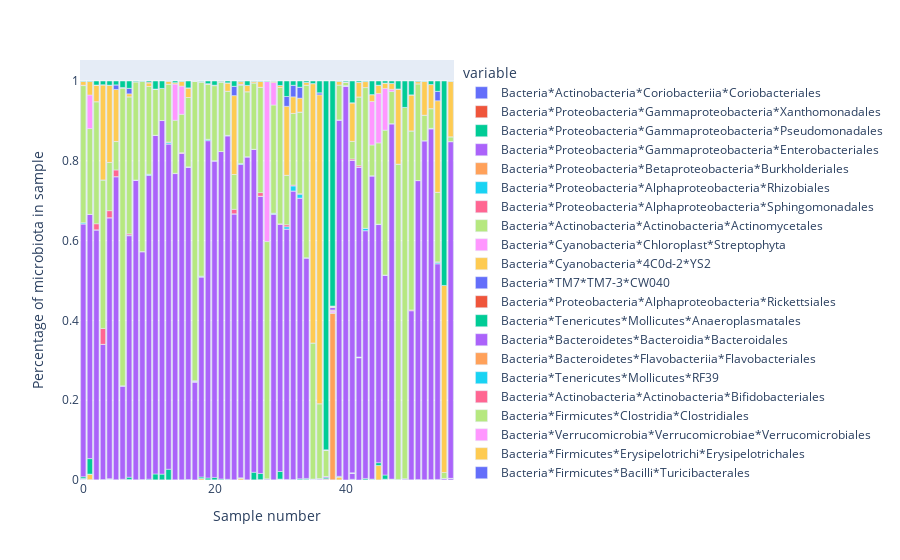

Here is the notebook cell this chart was saved with:
### Code cell
fig = px.bar(pd.DataFrame(X, columns = bac_names))
#fig = update_layout_px(fig)
fig.update_xaxes(title="Sample number")
fig.update_yaxes(title="Percentage of microbiota in sample")
fig.show()

### Figure 1 — Plotly figure (JSON) as saved in the notebook; plotly's stock layout.template omitted (floating-point values rounded to 4 significant figures)
{"data": [{"alignmentgroup": "True", "hovertemplate": "variable=Bacteria*Actinobacteria*Coriobacteriia*Coriobacteriales<br>index=%{x}<br>value=%{y}<extra></extra>", "legendgroup": "Bacteria*Actinobacteria*Coriobacteriia*Coriobacteriales", "marker": {"color": "#636efa", "pattern": {"shape": ""}}, "name": "Bacteria*Actinobacteria*Coriobacteriia*Coriobacteriales", "offsetgroup": "Bacteria*Actinobacteria*Coriobacteriia*Coriobacteriales", "orientation": "v", "showlegend": true, "textposition": "auto", "type": "bar", "x": [0, 1, 2, 3, 4, 5, 6, 7, 8, 9, 10, 11, 12, 13, 14, 15, 16, 17, 18, 19, 20, 21, 22, 23, 24, 25, 26, 27, 28, 29, 30, 31, 32, 33, 34, 35, 36, 37, 38, 39, 40, 41, 42, 43, 44, 45, 46, 47, 48, 49, 50, 51, 52, 53, 54, 55, 56], "xaxis": "x", "y": [4.446e-05, 0.0006626, 3.031e-05, 0.0005581, 0.002179, 0.0002828, 3.949e-05, 0.0007765, 3.23e-05, 3.683e-05, 4.234e-05, 5.647e-05, 0.0001261, 2.843e-05, 3.198e-05, 2.599e-05, 3.388e-05, 4.184e-05, 2.329e-05, 2.52e-05, 0.0001268, 0.0001518, 0.0005349, 0.0001899, 5.306e-05, 0.0001339, 3.394e-05, 0.0002708, 3.305e-05, 0.0001162, 0.0001408, 0.0009504, 0.0001907, 0.0003862, 0.001008, 5.832e-05, 4.317e-05, 3.772e-05, 0.0001006, 5.169e-05, 4.974e-05, 0.00176, 3.709e-05, 0.0001104, 0.0008094, 3.1e-05, 0.00185, 0.0001758, 2.977e-05, 3.723e-05, 5.642e-05, 2.445e-05, 0.0003612, 0.0004275, 0.0009698, 3.575e-05, 0.0001679], "yaxis": "y"}, {"alignmentgroup": "True", "hovertemplate": "variable=Bacteria*Proteobacteria*Gammaproteobacteria*Xanthomonadales<br>index=%{x}<br>value=%{y}<extra></extra>", "legendgroup": "Bacteria*Proteobacteria*Gammaproteobacteria*Xanthomonadales", "marker": {"color": "#EF553B", "pattern": {"shape": ""}}, "name": "Bacteria*Proteobacteria*Gammaproteobacteria*Xanthomonadales", "offsetgroup": "Bacteria*Proteobacteria*Gammaproteobacteria*Xanthomonadales", "orientation": "v", "showlegend": true, "textposition": "auto", "type": "bar", "x": [0, 1, 2, 3, 4, 5, 6, 7, 8, 9, 10, 11, 12, 13, 14, 15, 16, 17, 18, 19, 20, 21, 22, 23, 24, 25, 26, 27, 28, 29, 30, 31, 32, 33, 34, 35, 36, 37, 38, 39, 40, 41, 42, 43, 44, 45, 46, 47, 48, 49, 50, 51, 52, 53, 54, 55, 56], "xaxis": "x", "y": [4.446e-05, 3.313e-05, 3.031e-05, 3.987e-05, 4.035e-05, 2.828e-05, 3.949e-05, 2.588e-05, 3.23e-05, 3.683e-05, 2.117e-05, 2.823e-05, 3.153e-05, 2.843e-05, 3.198e-05, 2.599e-05, 3.388e-05, 4.184e-05, 2.329e-05, 2.52e-05, 3.171e-05, 2.53e-05, 2.431e-05, 2.374e-05, 5.306e-05, 3.348e-05, 3.394e-05, 3.385e-05, 3.305e-05, 2.904e-05, 2.347e-05, 3.394e-05, 3.179e-05, 3.218e-05, 3.6e-05, 5.832e-05, 4.317e-05, 3.772e-05, 0.0001006, 2.584e-05, 4.974e-05, 2.933e-05, 3.709e-05, 2.76e-05, 2.698e-05, 3.1e-05, 2.056e-05, 2.198e-05, 2.977e-05, 3.723e-05, 2.821e-05, 2.445e-05, 2.58e-05, 3.054e-05, 3.463e-05, 3.575e-05, 2.798e-05], "yaxis": "y"}, {"alignmentgroup": "True", "hovertemplate": "variable=Bacteria*Proteobacteria*Gammaproteobacteria*Pseudomonadales<br>index=%{x}<br>value=%{y}<extra></extra>", "legendgroup": "Bacteria*Proteobacteria*Gammaproteobacteria*Pseudomonadales", "marker": {"color": "#00cc96", "pattern": {"shape": ""}}, "name": "Bacteria*Proteobacteria*Gammaproteobacteria*Pseudomonadales", "offsetgroup": "Bacteria*Proteobacteria*Gammaproteobacteria*Pseudomonadales", "orientation": "v", "showlegend": true, "textposition": "auto", "type": "bar", "x": [0, 1, 2, 3, 4, 5, 6, 7, 8, 9, 10, 11, 12, 13, 14, 15, 16, 17, 18, 19, 20, 21, 22, 23, 24, 25, 26, 27, 28, 29, 30, 31, 32, 33, 34, 35, 36, 37, 38, 39, 40, 41, 42, 43, 44, 45, 46, 47, 48, 49, 50, 51, 52, 53, 54, 55, 56], "xaxis": "x", "y": [0.00169, 3.313e-05, 3.031e-05, 3.987e-05, 4.035e-05, 2.828e-05, 3.949e-05, 2.588e-05, 3.23e-05, 3.683e-05, 2.117e-05, 2.823e-05, 3.153e-05, 2.843e-05, 3.198e-05, 2.599e-05, 3.388e-05, 8.369e-05, 2.329e-05, 2.52e-05, 3.171e-05, 2.53e-05, 2.431e-05, 2.374e-05, 2.653e-05, 3.348e-05, 3.394e-05, 3.385e-05, 3.305e-05, 2.904e-05, 2.347e-05, 3.394e-05, 3.179e-05, 3.218e-05, 3.6e-05, 5.832e-05, 4.317e-05, 7.545e-05, 0.0001006, 2.584e-05, 4.974e-05, 2.933e-05, 3.709e-05, 2.76e-05, 2.698e-05, 3.1e-05, 4.112e-05, 4.395e-05, 2.977e-05, 3.723e-05, 2.821e-05, 2.445e-05, 2.58e-05, 3.054e-05, 3.463e-05, 3.575e-05, 2.798e-05], "yaxis": "y"}, {"alignmentgroup": "True", "hovertemplate": "variable=Bacteria*Proteobacteria*Gammaproteobacteria*Enterobacteriales<br>index=%{x}<br>value=%{y}<extra></extra>", "legendgroup": "Bacteria*Proteobacteria*Gammaproteobacteria*Enterobacteriales", "marker": {"color": "#ab63fa", "pattern": {"shape": ""}}, "name": "Bacteria*Proteobacteria*Gammaproteobacteria*Enterobacteriales", "offsetgroup": "Bacteria*Proteobacteria*Gammaproteobacteria*Enterobacteriales", "orientation": "v", "showlegend": true, "textposition": "auto", "type": "bar", "x": [0, 1, 2, 3, 4, 5, 6, 7, 8, 9, 10, 11, 12, 13, 14, 15, 16, 17, 18, 19, 20, 21, 22, 23, 24, 25, 26, 27, 28, 29, 30, 31, 32, 33, 34, 35, 36, 37, 38, 39, 40, 41, 42, 43, 44, 45, 46, 47, 48, 49, 50, 51, 52, 53, 54, 55, 56], "xaxis": "x", "y": [0.0005335, 3.313e-05, 3.031e-05, 7.974e-05, 4.035e-05, 2.828e-05, 3.949e-05, 2.588e-05, 3.23e-05, 3.683e-05, 2.117e-05, 2.823e-05, 3.153e-05, 2.843e-05, 3.198e-05, 2.599e-05, 3.388e-05, 0.2461, 2.329e-05, 5.04e-05, 3.171e-05, 2.53e-05, 2.431e-05, 2.374e-05, 2.653e-05, 3.348e-05, 3.394e-05, 3.385e-05, 0.0001322, 2.904e-05, 0.001925, 3.394e-05, 3.179e-05, 3.218e-05, 3.6e-05, 5.832e-05, 4.317e-05, 0.0002263, 0.0001006, 5.169e-05, 0.9861, 0.01596, 0.3062, 2.76e-05, 2.698e-05, 3.1e-05, 2.056e-05, 2.198e-05, 5.954e-05, 7.446e-05, 2.821e-05, 0.001027, 2.58e-05, 3.054e-05, 3.463e-05, 3.575e-05, 0.003526], "yaxis": "y"}, {"alignmentgroup": "True", "hovertemplate": "variable=Bacteria*Proteobacteria*Betaproteobacteria*Burkholderiales<br>index=%{x}<br>value=%{y}<extra></extra>", "legendgroup": "Bacteria*Proteobacteria*Betaproteobacteria*Burkholderiales", "marker": {"color": "#FFA15A", "pattern": {"shape": ""}}, "name": "Bacteria*Proteobacteria*Betaproteobacteria*Burkholderiales", "offsetgroup": "Bacteria*Proteobacteria*Betaproteobacteria*Burkholderiales", "orientation": "v", "showlegend": true, "textposition": "auto", "type": "bar", "x": [0, 1, 2, 3, 4, 5, 6, 7, 8, 9, 10, 11, 12, 13, 14, 15, 16, 17, 18, 19, 20, 21, 22, 23, 24, 25, 26, 27, 28, 29, 30, 31, 32, 33, 34, 35, 36, 37, 38, 39, 40, 41, 42, 43, 44, 45, 46, 47, 48, 49, 50, 51, 52, 53, 54, 55, 56], "xaxis": "x", "y": [4.446e-05, 3.313e-05, 3.031e-05, 3.987e-05, 4.035e-05, 2.828e-05, 3.949e-05, 2.588e-05, 6.461e-05, 7.366e-05, 2.117e-05, 2.823e-05, 3.153e-05, 2.843e-05, 3.198e-05, 2.599e-05, 3.388e-05, 4.184e-05, 2.329e-05, 2.52e-05, 3.171e-05, 2.53e-05, 2.431e-05, 2.374e-05, 2.653e-05, 3.348e-05, 3.394e-05, 3.385e-05, 3.305e-05, 5.809e-05, 4.695e-05, 3.394e-05, 3.179e-05, 3.218e-05, 3.6e-05, 5.832e-05, 4.317e-05, 7.545e-05, 0.4183, 2.584e-05, 4.974e-05, 0.0001173, 0.001632, 2.76e-05, 2.698e-05, 3.1e-05, 2.056e-05, 2.198e-05, 2.977e-05, 3.723e-05, 2.821e-05, 2.445e-05, 2.58e-05, 3.054e-05, 3.463e-05, 3.575e-05, 0.0001119], "yaxis": "y"}, {"alignmentgroup": "True", "hovertemplate": "variable=Bacteria*Proteobacteria*Alphaproteobacteria*Rhizobiales<br>index=%{x}<br>value=%{y}<extra></extra>", "legendgroup": "Bacteria*Proteobacteria*Alphaproteobacteria*Rhizobiales", "marker": {"color": "#19d3f3", "pattern": {"shape": ""}}, "name": "Bacteria*Proteobacteria*Alphaproteobacteria*Rhizobiales", "offsetgroup": "Bacteria*Proteobacteria*Alphaproteobacteria*Rhizobiales", "orientation": "v", "showlegend": true, "textposition": "auto", "type": "bar", "x": [0, 1, 2, 3, 4, 5, 6, 7, 8, 9, 10, 11, 12, 13, 14, 15, 16, 17, 18, 19, 20, 21, 22, 23, 24, 25, 26, 27, 28, 29, 30, 31, 32, 33, 34, 35, 36, 37, 38, 39, 40, 41, 42, 43, 44, 45, 46, 47, 48, 49, 50, 51, 52, 53, 54, 55, 56], "xaxis": "x", "y": [4.446e-05, 3.313e-05, 3.031e-05, 3.987e-05, 4.035e-05, 2.828e-05, 3.949e-05, 2.588e-05, 3.23e-05, 3.683e-05, 2.117e-05, 2.823e-05, 3.153e-05, 2.843e-05, 3.198e-05, 2.599e-05, 3.388e-05, 4.184e-05, 2.329e-05, 2.52e-05, 3.171e-05, 2.53e-05, 2.431e-05, 2.374e-05, 2.653e-05, 3.348e-05, 3.394e-05, 3.385e-05, 3.305e-05, 2.904e-05, 2.347e-05, 3.394e-05, 3.179e-05, 3.218e-05, 3.6e-05, 5.832e-05, 4.317e-05, 0.0001509, 0.0001006, 2.584e-05, 4.974e-05, 2.933e-05, 3.709e-05, 2.76e-05, 2.698e-05, 3.1e-05, 2.056e-05, 2.198e-05, 2.977e-05, 3.723e-05, 2.821e-05, 2.445e-05, 2.58e-05, 3.054e-05, 3.463e-05, 3.575e-05, 2.798e-05], "yaxis": "y"}, {"alignmentgroup": "True", "hovertemplate": "variable=Bacteria*Proteobacteria*Alphaproteobacteria*Sphingomonadales<br>index=%{x}<br>value=%{y}<extra></extra>", "legendgroup": "Bacteria*Proteobacteria*Alphaproteobacteria*Sphingomonadales", "marker": {"color": "#FF6692", "pattern": {"shape": ""}}, "name": "Bacteria*Proteobacteria*Alphaproteobacteria*Sphingomonadales", "offsetgroup": "Bacteria*Proteobacteria*Alphaproteobacteria*Sphingomonadales", "orientation": "v", "showlegend": true, "textposition": "auto", "type": "bar", "x": [0, 1, 2, 3, 4, 5, 6, 7, 8, 9, 10, 11, 12, 13, 14, 15, 16, 17, 18, 19, 20, 21, 22, 23, 24, 25, 26, 27, 28, 29, 30, 31, 32, 33, 34, 35, 36, 37, 38, 39, 40, 41, 42, 43, 44, 45, 46, 47, 48, 49, 50, 51, 52, 53, 54, 55, 56], "xaxis": "x", "y": [4.446e-05, 3.313e-05, 3.031e-05, 3.987e-05, 4.035e-05, 2.828e-05, 3.949e-05, 2.588e-05, 6.461e-05, 3.683e-05, 2.117e-05, 2.823e-05, 3.153e-05, 2.843e-05, 3.198e-05, 2.599e-05, 3.388e-05, 4.184e-05, 2.329e-05, 2.52e-05, 3.171e-05, 2.53e-05, 2.431e-05, 2.374e-05, 2.653e-05, 3.348e-05, 3.394e-05, 3.385e-05, 3.305e-05, 2.904e-05, 2.347e-05, 3.394e-05, 3.179e-05, 3.218e-05, 3.6e-05, 5.832e-05, 4.317e-05, 3.772e-05, 0.0001006, 2.584e-05, 4.974e-05, 2.933e-05, 3.709e-05, 2.76e-05, 2.698e-05, 3.1e-05, 2.056e-05, 2.198e-05, 2.977e-05, 3.723e-05, 2.821e-05, 2.445e-05, 2.58e-05, 3.054e-05, 3.463e-05, 3.575e-05, 2.798e-05], "yaxis": "y"}, {"alignmentgroup": "True", "hovertemplate": "variable=Bacteria*Actinobacteria*Actinobacteria*Actinomycetales<br>index=%{x}<br>value=%{y}<extra></extra>", "legendgroup": "Bacteria*Actinobacteria*Actinobacteria*Actinomycetales", "marker": {"color": "#B6E880", "pattern": {"shape": ""}}, "name": "Bacteria*Actinobacteria*Actinobacteria*Actinomycetales", "offsetgroup": "Bacteria*Actinobacteria*Actinobacteria*Actinomycetales", "orientation": "v", "showlegend": true, "textposition": "auto", "type": "bar", "x": [0, 1, 2, 3, 4, 5, 6, 7, 8, 9, 10, 11, 12, 13, 14, 15, 16, 17, 18, 19, 20, 21, 22, 23, 24, 25, 26, 27, 28, 29, 30, 31, 32, 33, 34, 35, 36, 37, 38, 39, 40, 41, 42, 43, 44, 45, 46, 47, 48, 49, 50, 51, 52, 53, 54, 55, 56], "xaxis": "x", "y": [0.001156, 3.313e-05, 3.031e-05, 3.987e-05, 4.035e-05, 2.828e-05, 3.949e-05, 2.588e-05, 3.23e-05, 3.683e-05, 2.117e-05, 2.823e-05, 3.153e-05, 2.843e-05, 3.198e-05, 2.599e-05, 3.388e-05, 4.184e-05, 2.329e-05, 2.52e-05, 3.171e-05, 2.53e-05, 2.431e-05, 2.374e-05, 2.653e-05, 3.348e-05, 3.394e-05, 0.0001354, 3.305e-05, 2.904e-05, 2.347e-05, 3.394e-05, 3.179e-05, 3.218e-05, 3.6e-05, 5.832e-05, 0.0001727, 7.545e-05, 0.0001006, 2.584e-05, 4.974e-05, 2.933e-05, 3.709e-05, 2.76e-05, 2.698e-05, 3.1e-05, 2.056e-05, 2.198e-05, 2.977e-05, 3.723e-05, 2.821e-05, 2.445e-05, 2.58e-05, 3.054e-05, 3.463e-05, 3.575e-05, 2.798e-05], "yaxis": "y"}, {"alignmentgroup": "True", "hovertemplate": "variable=Bacteria*Cyanobacteria*Chloroplast*Streptophyta<br>index=%{x}<br>value=%{y}<extra></extra>", "legendgroup": "Bacteria*Cyanobacteria*Chloroplast*Streptophyta", "marker": {"color": "#FF97FF", "pattern": {"shape": ""}}, "name": "Bacteria*Cyanobacteria*Chloroplast*Streptophyta", "offsetgroup": "Bacteria*Cyanobacteria*Chloroplast*Streptophyta", "orientation": "v", "showlegend": true, "textposition": "auto", "type": "bar", "x": [0, 1, 2, 3, 4, 5, 6, 7, 8, 9, 10, 11, 12, 13, 14, 15, 16, 17, 18, 19, 20, 21, 22, 23, 24, 25, 26, 27, 28, 29, 30, 31, 32, 33, 34, 35, 36, 37, 38, 39, 40, 41, 42, 43, 44, 45, 46, 47, 48, 49, 50, 51, 52, 53, 54, 55, 56], "xaxis": "x", "y": [4.446e-05, 6.626e-05, 3.031e-05, 3.987e-05, 4.035e-05, 2.828e-05, 0.0006318, 0.0001553, 3.23e-05, 0.000221, 2.117e-05, 2.823e-05, 6.306e-05, 2.843e-05, 6.397e-05, 0.0002599, 3.388e-05, 4.184e-05, 2.329e-05, 2.52e-05, 3.171e-05, 0.0001012, 2.431e-05, 2.374e-05, 2.653e-05, 3.348e-05, 3.394e-05, 0.0001354, 6.609e-05, 5.809e-05, 2.347e-05, 3.394e-05, 3.179e-05, 3.218e-05, 3.6e-05, 0.0001166, 0.0004317, 0.0009054, 0.00503, 2.584e-05, 9.948e-05, 2.933e-05, 3.709e-05, 2.76e-05, 2.698e-05, 3.1e-05, 2.056e-05, 2.198e-05, 0.0001191, 7.446e-05, 2.821e-05, 2.445e-05, 2.58e-05, 3.054e-05, 3.463e-05, 3.575e-05, 2.798e-05], "yaxis": "y"}, {"alignmentgroup": "True", "hovertemplate": "variable=Bacteria*Cyanobacteria*4C0d-2*YS2<br>index=%{x}<br>value=%{y}<extra></extra>", "legendgroup": "Bacteria*Cyanobacteria*4C0d-2*YS2", "marker": {"color": "#FECB52", "pattern": {"shape": ""}}, "name": "Bacteria*Cyanobacteria*4C0d-2*YS2", "offsetgroup": "Bacteria*Cyanobacteria*4C0d-2*YS2", "orientation": "v", "showlegend": true, "textposition": "auto", "type": "bar", "x": [0, 1, 2, 3, 4, 5, 6, 7, 8, 9, 10, 11, 12, 13, 14, 15, 16, 17, 18, 19, 20, 21, 22, 23, 24, 25, 26, 27, 28, 29, 30, 31, 32, 33, 34, 35, 36, 37, 38, 39, 40, 41, 42, 43, 44, 45, 46, 47, 48, 49, 50, 51, 52, 53, 54, 55, 56], "xaxis": "x", "y": [4.446e-05, 0.01372, 3.031e-05, 7.974e-05, 0.0008069, 0.0002828, 3.949e-05, 2.588e-05, 3.23e-05, 3.683e-05, 2.117e-05, 2.823e-05, 3.153e-05, 2.843e-05, 3.198e-05, 2.599e-05, 3.388e-05, 4.184e-05, 0.003494, 0.0001512, 3.171e-05, 2.53e-05, 2.431e-05, 4.747e-05, 0.004722, 3.348e-05, 3.394e-05, 3.385e-05, 3.305e-05, 2.904e-05, 2.347e-05, 3.394e-05, 3.179e-05, 3.218e-05, 3.6e-05, 5.832e-05, 4.317e-05, 3.772e-05, 0.0001006, 0.007546, 4.974e-05, 2.933e-05, 3.709e-05, 2.76e-05, 2.698e-05, 0.03596, 4.112e-05, 0.00167, 2.977e-05, 3.723e-05, 2.821e-05, 2.445e-05, 2.58e-05, 0.0003054, 3.463e-05, 3.575e-05, 2.798e-05], "yaxis": "y"}, {"alignmentgroup": "True", "hovertemplate": "variable=Bacteria*TM7*TM7-3*CW040<br>index=%{x}<br>value=%{y}<extra></extra>", "legendgroup": "Bacteria*TM7*TM7-3*CW040", "marker": {"color": "#636efa", "pattern": {"shape": ""}}, "name": "Bacteria*TM7*TM7-3*CW040", "offsetgroup": "Bacteria*TM7*TM7-3*CW040", "orientation": "v", "showlegend": true, "textposition": "auto", "type": "bar", "x": [0, 1, 2, 3, 4, 5, 6, 7, 8, 9, 10, 11, 12, 13, 14, 15, 16, 17, 18, 19, 20, 21, 22, 23, 24, 25, 26, 27, 28, 29, 30, 31, 32, 33, 34, 35, 36, 37, 38, 39, 40, 41, 42, 43, 44, 45, 46, 47, 48, 49, 50, 51, 52, 53, 54, 55, 56], "xaxis": "x", "y": [4.446e-05, 3.313e-05, 3.031e-05, 3.987e-05, 4.035e-05, 2.828e-05, 3.949e-05, 2.588e-05, 3.23e-05, 3.683e-05, 2.117e-05, 2.823e-05, 3.153e-05, 2.843e-05, 3.198e-05, 2.599e-05, 3.388e-05, 4.184e-05, 2.329e-05, 2.52e-05, 3.171e-05, 2.53e-05, 2.431e-05, 2.374e-05, 0.0001061, 3.348e-05, 3.394e-05, 3.385e-05, 3.305e-05, 2.904e-05, 2.347e-05, 3.394e-05, 6.357e-05, 3.218e-05, 3.6e-05, 5.832e-05, 4.317e-05, 3.772e-05, 0.0001006, 2.584e-05, 4.974e-05, 2.933e-05, 3.709e-05, 2.76e-05, 2.698e-05, 3.1e-05, 2.056e-05, 2.198e-05, 2.977e-05, 3.723e-05, 2.821e-05, 2.445e-05, 2.58e-05, 3.054e-05, 3.463e-05, 3.575e-05, 2.798e-05], "yaxis": "y"}, {"alignmentgroup": "True", "hovertemplate": "variable=Bacteria*Proteobacteria*Alphaproteobacteria*Rickettsiales<br>index=%{x}<br>value=%{y}<extra></extra>", "legendgroup": "Bacteria*Proteobacteria*Alphaproteobacteria*Rickettsiales", "marker": {"color": "#EF553B", "pattern": {"shape": ""}}, "name": "Bacteria*Proteobacteria*Alphaproteobacteria*Rickettsiales", "offsetgroup": "Bacteria*Proteobacteria*Alphaproteobacteria*Rickettsiales", "orientation": "v", "showlegend": true, "textposition": "auto", "type": "bar", "x": [0, 1, 2, 3, 4, 5, 6, 7, 8, 9, 10, 11, 12, 13, 14, 15, 16, 17, 18, 19, 20, 21, 22, 23, 24, 25, 26, 27, 28, 29, 30, 31, 32, 33, 34, 35, 36, 37, 38, 39, 40, 41, 42, 43, 44, 45, 46, 47, 48, 49, 50, 51, 52, 53, 54, 55, 56], "xaxis": "x", "y": [4.446e-05, 3.313e-05, 3.031e-05, 3.987e-05, 4.035e-05, 2.828e-05, 0.0008687, 0.0001035, 3.23e-05, 0.0003683, 2.117e-05, 0.0001129, 3.153e-05, 5.686e-05, 3.198e-05, 2.599e-05, 3.388e-05, 0.0001674, 2.329e-05, 2.52e-05, 6.342e-05, 0.0002024, 2.431e-05, 2.374e-05, 2.653e-05, 3.348e-05, 3.394e-05, 0.0001354, 3.305e-05, 2.904e-05, 4.695e-05, 3.394e-05, 3.179e-05, 3.218e-05, 3.6e-05, 0.0001166, 0.0001727, 0.001207, 0.001811, 2.584e-05, 4.974e-05, 2.933e-05, 3.709e-05, 0.0001656, 0.0001079, 3.1e-05, 2.056e-05, 4.395e-05, 2.977e-05, 0.0002234, 2.821e-05, 2.445e-05, 2.58e-05, 3.054e-05, 3.463e-05, 0.000143, 2.798e-05], "yaxis": "y"}, {"alignmentgroup": "True", "hovertemplate": "variable=Bacteria*Tenericutes*Mollicutes*Anaeroplasmatales<br>index=%{x}<br>value=%{y}<extra></extra>", "legendgroup": "Bacteria*Tenericutes*Mollicutes*Anaeroplasmatales", "marker": {"color": "#00cc96", "pattern": {"shape": ""}}, "name": "Bacteria*Tenericutes*Mollicutes*Anaeroplasmatales", "offsetgroup": "Bacteria*Tenericutes*Mollicutes*Anaeroplasmatales", "orientation": "v", "showlegend": true, "textposition": "auto", "type": "bar", "x": [0, 1, 2, 3, 4, 5, 6, 7, 8, 9, 10, 11, 12, 13, 14, 15, 16, 17, 18, 19, 20, 21, 22, 23, 24, 25, 26, 27, 28, 29, 30, 31, 32, 33, 34, 35, 36, 37, 38, 39, 40, 41, 42, 43, 44, 45, 46, 47, 48, 49, 50, 51, 52, 53, 54, 55, 56], "xaxis": "x", "y": [0.004268, 0.0389, 3.031e-05, 3.987e-05, 4.035e-05, 2.828e-05, 3.949e-05, 0.005798, 3.23e-05, 3.683e-05, 0.001694, 0.01474, 0.01425, 0.0265, 3.198e-05, 2.599e-05, 0.0007454, 4.184e-05, 0.003774, 0.004536, 0.005961, 0.001973, 0.0009239, 2.374e-05, 0.0003714, 3.348e-05, 0.019, 0.01537, 3.305e-05, 2.904e-05, 0.01892, 6.789e-05, 0.000445, 0.002382, 0.00252, 5.832e-05, 4.317e-05, 0.002942, 0.0001006, 0.001396, 4.974e-05, 2.933e-05, 3.709e-05, 0.003367, 0.001133, 0.00713, 0.0104, 0.0001319, 2.977e-05, 3.723e-05, 2.821e-05, 2.445e-05, 5.16e-05, 3.054e-05, 3.463e-05, 3.575e-05, 2.798e-05], "yaxis": "y"}, {"alignmentgroup": "True", "hovertemplate": "variable=Bacteria*Bacteroidetes*Bacteroidia*Bacteroidales<br>index=%{x}<br>value=%{y}<extra></extra>", "legendgroup": "Bacteria*Bacteroidetes*Bacteroidia*Bacteroidales", "marker": {"color": "#ab63fa", "pattern": {"shape": ""}}, "name": "Bacteria*Bacteroidetes*Bacteroidia*Bacteroidales", "offsetgroup": "Bacteria*Bacteroidetes*Bacteroidia*Bacteroidales", "orientation": "v", "showlegend": true, "textposition": "auto", "type": "bar", "x": [0, 1, 2, 3, 4, 5, 6, 7, 8, 9, 10, 11, 12, 13, 14, 15, 16, 17, 18, 19, 20, 21, 22, 23, 24, 25, 26, 27, 28, 29, 30, 31, 32, 33, 34, 35, 36, 37, 38, 39, 40, 41, 42, 43, 44, 45, 46, 47, 48, 49, 50, 51, 52, 53, 54, 55, 56], "xaxis": "x", "y": [0.6339, 0.6121, 0.6266, 0.3388, 0.6539, 0.7594, 0.2339, 0.6054, 0.7512, 0.5713, 0.7617, 0.8488, 0.8862, 0.8154, 0.7676, 0.8181, 0.7827, 0.001757, 0.5014, 0.8456, 0.7931, 0.8206, 0.8611, 0.6666, 0.7853, 0.8096, 0.8094, 0.6949, 0.002445, 0.6657, 0.6194, 0.6276, 0.7233, 0.7033, 0.5526, 0.0014, 0.001986, 0.002942, 0.006639, 0.8931, 0.001592, 0.7832, 0.4761, 0.621, 0.7601, 0.5968, 0.5011, 0.8908, 0.0008336, 0.002457, 0.4241, 0.7492, 0.8497, 0.8793, 0.5407, 0.003218, 0.8441], "yaxis": "y"}, {"alignmentgroup": "True", "hovertemplate": "variable=Bacteria*Bacteroidetes*Flavobacteriia*Flavobacteriales<br>index=%{x}<br>value=%{y}<extra></extra>", "legendgroup": "Bacteria*Bacteroidetes*Flavobacteriia*Flavobacteriales", "marker": {"color": "#FFA15A", "pattern": {"shape": ""}}, "name": "Bacteria*Bacteroidetes*Flavobacteriia*Flavobacteriales", "offsetgroup": "Bacteria*Bacteroidetes*Flavobacteriia*Flavobacteriales", "orientation": "v", "showlegend": true, "textposition": "auto", "type": "bar", "x": [0, 1, 2, 3, 4, 5, 6, 7, 8, 9, 10, 11, 12, 13, 14, 15, 16, 17, 18, 19, 20, 21, 22, 23, 24, 25, 26, 27, 28, 29, 30, 31, 32, 33, 34, 35, 36, 37, 38, 39, 40, 41, 42, 43, 44, 45, 46, 47, 48, 49, 50, 51, 52, 53, 54, 55, 56], "xaxis": "x", "y": [4.446e-05, 3.313e-05, 3.031e-05, 3.987e-05, 4.035e-05, 2.828e-05, 3.949e-05, 2.588e-05, 3.23e-05, 3.683e-05, 2.117e-05, 2.823e-05, 3.153e-05, 2.843e-05, 3.198e-05, 2.599e-05, 3.388e-05, 4.184e-05, 2.329e-05, 2.52e-05, 3.171e-05, 2.53e-05, 2.431e-05, 2.374e-05, 2.653e-05, 3.348e-05, 3.394e-05, 3.385e-05, 3.305e-05, 2.904e-05, 2.347e-05, 3.394e-05, 3.179e-05, 3.218e-05, 3.6e-05, 5.832e-05, 0.000259, 3.772e-05, 0.0001006, 2.584e-05, 4.974e-05, 2.933e-05, 3.709e-05, 2.76e-05, 2.698e-05, 3.1e-05, 2.056e-05, 2.198e-05, 2.977e-05, 3.723e-05, 2.821e-05, 2.445e-05, 2.58e-05, 3.054e-05, 3.463e-05, 3.575e-05, 2.798e-05], "yaxis": "y"}, {"alignmentgroup": "True", "hovertemplate": "variable=Bacteria*Tenericutes*Mollicutes*RF39<br>index=%{x}<br>value=%{y}<extra></extra>", "legendgroup": "Bacteria*Tenericutes*Mollicutes*RF39", "marker": {"color": "#19d3f3", "pattern": {"shape": ""}}, "name": "Bacteria*Tenericutes*Mollicutes*RF39", "offsetgroup": "Bacteria*Tenericutes*Mollicutes*RF39", "orientation": "v", "showlegend": true, "textposition": "auto", "type": "bar", "x": [0, 1, 2, 3, 4, 5, 6, 7, 8, 9, 10, 11, 12, 13, 14, 15, 16, 17, 18, 19, 20, 21, 22, 23, 24, 25, 26, 27, 28, 29, 30, 31, 32, 33, 34, 35, 36, 37, 38, 39, 40, 41, 42, 43, 44, 45, 46, 47, 48, 49, 50, 51, 52, 53, 54, 55, 56], "xaxis": "x", "y": [0.002935, 3.313e-05, 3.031e-05, 3.987e-05, 4.035e-05, 5.655e-05, 3.949e-05, 0.001035, 3.23e-05, 3.683e-05, 0.002667, 2.823e-05, 3.153e-05, 0.003241, 3.198e-05, 2.599e-05, 0.0002711, 8.369e-05, 0.002003, 0.003024, 0.000761, 2.53e-05, 0.001021, 2.374e-05, 0.002175, 3.348e-05, 3.394e-05, 3.385e-05, 3.305e-05, 0.002323, 2.347e-05, 0.005702, 0.01259, 0.009784, 0.000576, 5.832e-05, 4.317e-05, 3.772e-05, 0.0001006, 0.0001551, 4.974e-05, 2.933e-05, 3.709e-05, 0.005906, 2.698e-05, 0.0008679, 4.112e-05, 2.198e-05, 2.977e-05, 3.723e-05, 2.821e-05, 2.445e-05, 5.16e-05, 0.0009772, 0.003256, 7.15e-05, 2.798e-05], "yaxis": "y"}, {"alignmentgroup": "True", "hovertemplate": "variable=Bacteria*Actinobacteria*Actinobacteria*Bifidobacteriales<br>index=%{x}<br>value=%{y}<extra></extra>", "legendgroup": "Bacteria*Actinobacteria*Actinobacteria*Bifidobacteriales", "marker": {"color": "#FF6692", "pattern": {"shape": ""}}, "name": "Bacteria*Actinobacteria*Actinobacteria*Bifidobacteriales", "offsetgroup": "Bacteria*Actinobacteria*Actinobacteria*Bifidobacteriales", "orientation": "v", "showlegend": true, "textposition": "auto", "type": "bar", "x": [0, 1, 2, 3, 4, 5, 6, 7, 8, 9, 10, 11, 12, 13, 14, 15, 16, 17, 18, 19, 20, 21, 22, 23, 24, 25, 26, 27, 28, 29, 30, 31, 32, 33, 34, 35, 36, 37, 38, 39, 40, 41, 42, 43, 44, 45, 46, 47, 48, 49, 50, 51, 52, 53, 54, 55, 56], "xaxis": "x", "y": [4.446e-05, 3.313e-05, 0.01515, 0.03987, 0.01759, 0.01668, 3.949e-05, 0.003365, 3.23e-05, 3.683e-05, 2.117e-05, 2.823e-05, 3.153e-05, 0.001535, 0.0006397, 0.001663, 0.0007454, 4.184e-05, 2.329e-05, 0.000252, 3.171e-05, 5.06e-05, 4.863e-05, 0.0112, 0.0003714, 3.348e-05, 3.394e-05, 0.009072, 3.305e-05, 2.904e-05, 0.001221, 0.005024, 0.002225, 0.001352, 3.6e-05, 5.832e-05, 8.633e-05, 3.772e-05, 0.0001006, 2.584e-05, 4.974e-05, 0.003285, 0.003338, 2.76e-05, 5.396e-05, 3.1e-05, 0.0001645, 2.198e-05, 2.977e-05, 3.723e-05, 0.001749, 2.445e-05, 2.58e-05, 3.054e-05, 0.001385, 3.575e-05, 2.798e-05], "yaxis": "y"}, {"alignmentgroup": "True", "hovertemplate": "variable=Bacteria*Firmicutes*Clostridia*Clostridiales<br>index=%{x}<br>value=%{y}<extra></extra>", "legendgroup": "Bacteria*Firmicutes*Clostridia*Clostridiales", "marker": {"color": "#B6E880", "pattern": {"shape": ""}}, "name": "Bacteria*Firmicutes*Clostridia*Clostridiales", "offsetgroup": "Bacteria*Firmicutes*Clostridia*Clostridiales", "orientation": "v", "showlegend": true, "textposition": "auto", "type": "bar", "x": [0, 1, 2, 3, 4, 5, 6, 7, 8, 9, 10, 11, 12, 13, 14, 15, 16, 17, 18, 19, 20, 21, 22, 23, 24, 25, 26, 27, 28, 29, 30, 31, 32, 33, 34, 35, 36, 37, 38, 39, 40, 41, 42, 43, 44, 45, 46, 47, 48, 49, 50, 51, 52, 53, 54, 55, 56], "xaxis": "x", "y": [0.3436, 0.215, 0.3059, 0.372, 0.1207, 0.0712, 0.7468, 0.3435, 0.2464, 0.4266, 0.2199, 0.1156, 0.08022, 0.1448, 0.1328, 0.096, 0.1737, 0.751, 0.4864, 0.1377, 0.1881, 0.1741, 0.1105, 0.08726, 0.1963, 0.1629, 0.1662, 0.2636, 0.5944, 0.2711, 0.3417, 0.1238, 0.1796, 0.2045, 0.4323, 0.3409, 0.1876, 0.06579, 0.001811, 0.08746, 0.008058, 0.04411, 0.1723, 0.3527, 0.07706, 0.2037, 0.363, 0.08043, 0.7901, 0.9303, 0.4485, 0.2424, 0.06378, 0.04929, 0.1743, 0.01487, 0.01192], "yaxis": "y"}, {"alignmentgroup": "True", "hovertemplate": "variable=Bacteria*Verrucomicrobia*Verrucomicrobiae*Verrucomicrobiales<br>index=%{x}<br>value=%{y}<extra></extra>", "legendgroup": "Bacteria*Verrucomicrobia*Verrucomicrobiae*Verrucomicrobiales", "marker": {"color": "#FF97FF", "pattern": {"shape": ""}}, "name": "Bacteria*Verrucomicrobia*Verrucomicrobiae*Verrucomicrobiales", "offsetgroup": "Bacteria*Verrucomicrobia*Verrucomicrobiae*Verrucomicrobiales", "orientation": "v", "showlegend": true, "textposition": "auto", "type": "bar", "x": [0, 1, 2, 3, 4, 5, 6, 7, 8, 9, 10, 11, 12, 13, 14, 15, 16, 17, 18, 19, 20, 21, 22, 23, 24, 25, 26, 27, 28, 29, 30, 31, 32, 33, 34, 35, 36, 37, 38, 39, 40, 41, 42, 43, 44, 45, 46, 47, 48, 49, 50, 51, 52, 53, 54, 55, 56], "xaxis": "x", "y": [0.0008892, 0.08416, 3.031e-05, 0.0001595, 8.069e-05, 0.0002828, 3.949e-05, 2.588e-05, 3.23e-05, 7.366e-05, 2.117e-05, 2.823e-05, 3.153e-05, 2.843e-05, 0.09077, 0.07084, 3.388e-05, 4.184e-05, 4.659e-05, 2.52e-05, 3.171e-05, 2.53e-05, 4.863e-05, 2.374e-05, 0.002494, 6.696e-05, 0.0001357, 0.0004062, 0.4013, 0.05669, 2.347e-05, 0.0001358, 3.179e-05, 6.437e-05, 7.199e-05, 5.832e-05, 4.317e-05, 0.0003018, 0.0001006, 2.584e-05, 4.974e-05, 2.933e-05, 3.709e-05, 5.52e-05, 0.1092, 0.1239, 0.1046, 0.005626, 2.977e-05, 7.446e-05, 5.642e-05, 2.445e-05, 2.58e-05, 3.054e-05, 3.463e-05, 3.575e-05, 2.798e-05], "yaxis": "y"}, {"alignmentgroup": "True", "hovertemplate": "variable=Bacteria*Firmicutes*Erysipelotrichi*Erysipelotrichales<br>index=%{x}<br>value=%{y}<extra></extra>", "legendgroup": "Bacteria*Firmicutes*Erysipelotrichi*Erysipelotrichales", "marker": {"color": "#FECB52", "pattern": {"shape": ""}}, "name": "Bacteria*Firmicutes*Erysipelotrichi*Erysipelotrichales", "offsetgroup": "Bacteria*Firmicutes*Erysipelotrichi*Erysipelotrichales", "orientation": "v", "showlegend": true, "textposition": "auto", "type": "bar", "x": [0, 1, 2, 3, 4, 5, 6, 7, 8, 9, 10, 11, 12, 13, 14, 15, 16, 17, 18, 19, 20, 21, 22, 23, 24, 25, 26, 27, 28, 29, 30, 31, 32, 33, 34, 35, 36, 37, 38, 39, 40, 41, 42, 43, 44, 45, 46, 47, 48, 49, 50, 51, 52, 53, 54, 55, 56], "xaxis": "x", "y": [0.009604, 0.03386, 0.0417, 0.2383, 0.1937, 0.1303, 3.949e-05, 0.007402, 0.0001292, 3.683e-05, 0.009103, 2.823e-05, 0.0001261, 0.007961, 0.003582, 0.01185, 0.02412, 8.369e-05, 0.001724, 0.001663, 0.0008245, 0.0009614, 0.02091, 0.1977, 0.006208, 0.01587, 0.003733, 0.01476, 0.0001983, 0.003137, 0.005117, 0.1728, 0.04151, 0.03482, 0.006911, 0.65, 0.7741, 0.0003018, 0.0008047, 0.009355, 0.001194, 0.09656, 0.03672, 0.0149, 0.01705, 0.02058, 0.01357, 0.01472, 0.1884, 7.446e-05, 0.09032, 0.005624, 0.08509, 0.06034, 0.2294, 0.4686, 0.1393], "yaxis": "y"}, {"alignmentgroup": "True", "hovertemplate": "variable=Bacteria*Firmicutes*Bacilli*Turicibacterales<br>index=%{x}<br>value=%{y}<extra></extra>", "legendgroup": "Bacteria*Firmicutes*Bacilli*Turicibacterales", "marker": {"color": "#636efa", "pattern": {"shape": ""}}, "name": "Bacteria*Firmicutes*Bacilli*Turicibacterales", "offsetgroup": "Bacteria*Firmicutes*Bacilli*Turicibacterales", "orientation": "v", "showlegend": true, "textposition": "auto", "type": "bar", "x": [0, 1, 2, 3, 4, 5, 6, 7, 8, 9, 10, 11, 12, 13, 14, 15, 16, 17, 18, 19, 20, 21, 22, 23, 24, 25, 26, 27, 28, 29, 30, 31, 32, 33, 34, 35, 36, 37, 38, 39, 40, 41, 42, 43, 44, 45, 46, 47, 48, 49, 50, 51, 52, 53, 54, 55, 56], "xaxis": "x", "y": [4.446e-05, 3.313e-05, 3.031e-05, 0.0002392, 4.035e-05, 0.01148, 0.0003949, 0.01382, 3.23e-05, 3.683e-05, 2.117e-05, 5.647e-05, 3.153e-05, 2.843e-05, 3.198e-05, 2.599e-05, 3.388e-05, 4.184e-05, 4.659e-05, 2.52e-05, 3.171e-05, 5.06e-05, 2.431e-05, 0.02331, 0.0002122, 3.348e-05, 3.394e-05, 3.385e-05, 3.305e-05, 2.904e-05, 2.347e-05, 0.02457, 0.02905, 0.02736, 3.6e-05, 5.832e-05, 0.005094, 3.772e-05, 0.0001006, 2.584e-05, 4.974e-05, 2.933e-05, 3.709e-05, 0.0002208, 2.698e-05, 3.1e-05, 2.056e-05, 2.198e-05, 2.977e-05, 3.723e-05, 2.821e-05, 2.445e-05, 2.58e-05, 0.0001221, 0.02362, 7.15e-05, 2.798e-05], "yaxis": "y"}, {"alignmentgroup": "True", "hovertemplate": "variable=Bacteria*Firmicutes*Bacilli*Bacillales<br>index=%{x}<br>value=%{y}<extra></extra>", "legendgroup": "Bacteria*Firmicutes*Bacilli*Bacillales", "marker": {"color": "#EF553B", "pattern": {"shape": ""}}, "name": "Bacteria*Firmicutes*Bacilli*Bacillales", "offsetgroup": "Bacteria*Firmicutes*Bacilli*Bacillales", "orientation": "v", "showlegend": true, "textposition": "auto", "type": "bar", "x": [0, 1, 2, 3, 4, 5, 6, 7, 8, 9, 10, 11, 12, 13, 14, 15, 16, 17, 18, 19, 20, 21, 22, 23, 24, 25, 26, 27, 28, 29, 30, 31, 32, 33, 34, 35, 36, 37, 38, 39, 40, 41, 42, 43, 44, 45, 46, 47, 48, 49, 50, 51, 52, 53, 54, 55, 56], "xaxis": "x", "y": [4.446e-05, 3.313e-05, 3.031e-05, 3.987e-05, 4.035e-05, 5.655e-05, 0.0005528, 5.176e-05, 3.23e-05, 3.683e-05, 0.001778, 5.647e-05, 3.153e-05, 2.843e-05, 3.198e-05, 2.599e-05, 3.388e-05, 4.184e-05, 2.329e-05, 2.52e-05, 0.0002537, 0.0008096, 2.431e-05, 9.495e-05, 0.0004245, 3.348e-05, 0.0002715, 3.385e-05, 6.609e-05, 2.904e-05, 2.347e-05, 3.394e-05, 3.179e-05, 0.0001287, 7.199e-05, 5.832e-05, 8.633e-05, 0.0002263, 0.0002012, 2.584e-05, 9.948e-05, 5.866e-05, 0.0003709, 5.52e-05, 2.698e-05, 6.2e-05, 2.056e-05, 2.198e-05, 2.977e-05, 3.723e-05, 2.821e-05, 2.445e-05, 2.58e-05, 6.107e-05, 3.463e-05, 7.15e-05, 0.0001119], "yaxis": "y"}, {"alignmentgroup": "True", "hovertemplate": "variable=Bacteria*Firmicutes*Bacilli*Lactobacillales<br>index=%{x}<br>value=%{y}<extra></extra>", "legendgroup": "Bacteria*Firmicutes*Bacilli*Lactobacillales", "marker": {"color": "#00cc96", "pattern": {"shape": ""}}, "name": "Bacteria*Firmicutes*Bacilli*Lactobacillales", "offsetgroup": "Bacteria*Firmicutes*Bacilli*Lactobacillales", "orientation": "v", "showlegend": true, "textposition": "auto", "type": "bar", "x": [0, 1, 2, 3, 4, 5, 6, 7, 8, 9, 10, 11, 12, 13, 14, 15, 16, 17, 18, 19, 20, 21, 22, 23, 24, 25, 26, 27, 28, 29, 30, 31, 32, 33, 34, 35, 36, 37, 38, 39, 40, 41, 42, 43, 44, 45, 46, 47, 48, 49, 50, 51, 52, 53, 54, 55, 56], "xaxis": "x", "y": [0.0008892, 0.001126, 0.01006, 0.009329, 0.01041, 0.009614, 0.01619, 0.01827, 0.001551, 0.0007366, 0.002752, 0.02016, 0.01854, 0.0001137, 0.00403, 0.0008316, 0.01714, 4.184e-05, 0.000792, 0.006653, 0.0104, 0.0007084, 0.00462, 0.01325, 0.001008, 0.01092, 0.0006787, 0.0008801, 0.0008592, 0.0003485, 0.01113, 0.03883, 0.01062, 0.01551, 0.003456, 0.006415, 0.02953, 0.9244, 0.5639, 0.0005686, 0.002089, 0.0545, 0.002745, 0.001214, 0.0341, 0.01054, 0.004975, 0.006066, 0.01995, 0.0662, 0.0347, 0.001369, 0.0005676, 0.008794, 0.02584, 0.5124, 0.0003917], "yaxis": "y"}], "layout": {"autosize": true, "barmode": "relative", "legend": {"title": {"text": "variable"}, "tracegroupgap": 0}, "margin": {"t": 60}, "xaxis": {"anchor": "y", "autorange": true, "domain": [0, 1], "range": [-0.5, 56.5], "title": {"text": "Sample number"}, "type": "linear"}, "yaxis": {"anchor": "x", "autorange": true, "domain": [0, 1], "range": [0, 1.053], "title": {"text": "Percentage of microbiota in sample"}, "type": "linear"}}}
